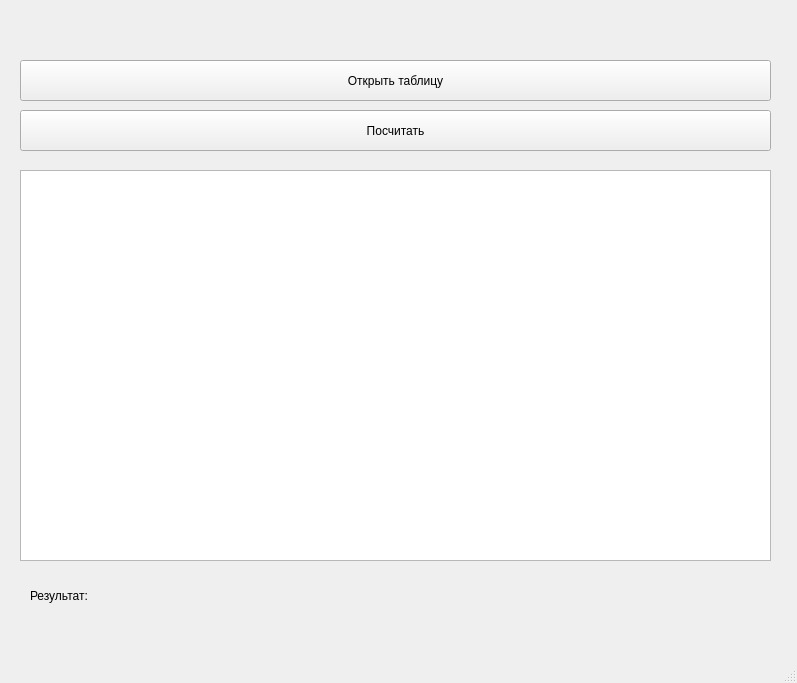
<?xml version="1.0" encoding="UTF-8"?>
<ui version="4.0">
 <class>MainWindow</class>
 <widget class="QMainWindow" name="MainWindow">
  <property name="geometry">
   <rect>
    <x>0</x>
    <y>0</y>
    <width>797</width>
    <height>683</height>
   </rect>
  </property>
  <property name="windowTitle">
   <string>MainWindow</string>
  </property>
  <widget class="QWidget" name="centralwidget">
   <widget class="QTableWidget" name="tableWidget">
    <property name="geometry">
     <rect>
      <x>20</x>
      <y>170</y>
      <width>751</width>
      <height>391</height>
     </rect>
    </property>
   </widget>
   <widget class="QPushButton" name="OpenButton">
    <property name="geometry">
     <rect>
      <x>20</x>
      <y>60</y>
      <width>751</width>
      <height>41</height>
     </rect>
    </property>
    <property name="text">
     <string>Открыть таблицу</string>
    </property>
   </widget>
   <widget class="QPushButton" name="CalculateButton">
    <property name="geometry">
     <rect>
      <x>20</x>
      <y>110</y>
      <width>751</width>
      <height>41</height>
     </rect>
    </property>
    <property name="text">
     <string>Посчитать</string>
    </property>
   </widget>
   <widget class="QLabel" name="FilePathLabel">
    <property name="geometry">
     <rect>
      <x>20</x>
      <y>20</y>
      <width>751</width>
      <height>31</height>
     </rect>
    </property>
    <property name="text">
     <string/>
    </property>
   </widget>
   <widget class="QLabel" name="ResultLabel">
    <property name="geometry">
     <rect>
      <x>160</x>
      <y>580</y>
      <width>611</width>
      <height>31</height>
     </rect>
    </property>
    <property name="text">
     <string/>
    </property>
   </widget>
   <widget class="QLabel" name="Label">
    <property name="geometry">
     <rect>
      <x>30</x>
      <y>580</y>
      <width>131</width>
      <height>31</height>
     </rect>
    </property>
    <property name="text">
     <string>Результат:</string>
    </property>
   </widget>
  </widget>
  <widget class="QMenuBar" name="menubar">
   <property name="geometry">
    <rect>
     <x>0</x>
     <y>0</y>
     <width>797</width>
     <height>26</height>
    </rect>
   </property>
  </widget>
  <widget class="QStatusBar" name="statusbar"/>
 </widget>
 <resources/>
 <connections/>
</ui>
